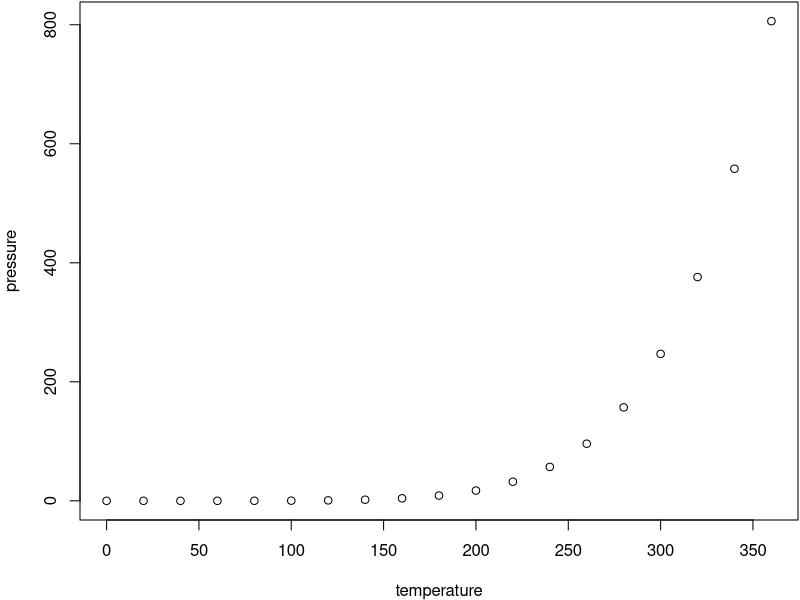

Recreate this plot in R.
## ---- chunk 1
summary(cars)
## ---- chunk 2
par(mar = c(4, 4, .1, .1))
plot(pressure)
